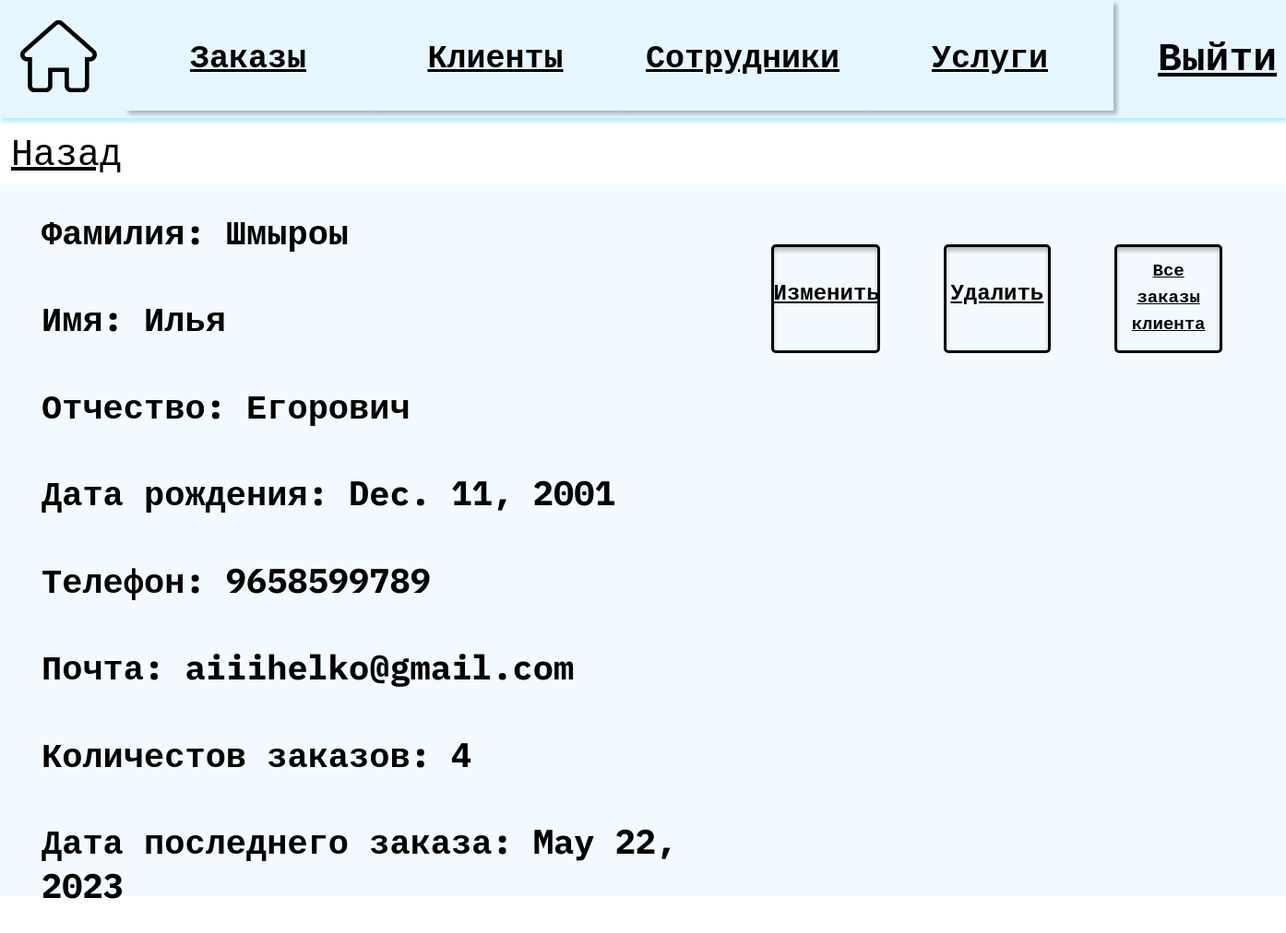
The app's page /Users/1/ with its own data.
### main/models.py (models this page shows, shortened)
class Users(models.Model):
    id = models.AutoField(primary_key=True)
    surname = models.CharField (max_length=35,blank=False,verbose_name="Фамилия")
    name = models.CharField (max_length=35, blank=False,verbose_name="Имя")
    name2 = models.CharField (max_length=35,verbose_name="Отчетсво")
    birthday = models.DateField(blank=False,verbose_name="Дата рождения")
    phone = models.CharField(max_length=11, blank=False,verbose_name="Телефон")
    email = models.EmailField(max_length=35, blank=False)
    orders_col = models.IntegerField(default = 0)
    last_order_date = models.DateField(default=date.today,verbose_name="Дата последнего заказа")

### main/views.py (the view)
# urls.py: path('Users/<int:id>/', views.Users_detail_view),
def Users_detail_view(request, id):
    try:
        data = Users.objects.get(id=id)
    except Users.DoesNotExist:
        raise Http404('Такого клиента не существует')
    return render(request, 'test/detail_view_Usr.html', {'data': data, 'tableName': 'Users'})

### main/templates/test/detail_view_Usr.html
{% extends 'main/base.html' %}
{% block header %}
    <div class="lyout">
        <a href="{% url 'home' %}">
            <img src="../../static/main/img/home.png" alt="домик" class="home_img">
        </a>
        <div class="menu">
            <a href="{% url 'Orders' %}"><button class="buttom_menu">Заказы</button></a>
            <a href="{% url 'Users' %}"><button class="buttom_menu">Клиенты</button></a>
            <a href="{% url 'Employee' %}"><button class="buttom_menu">Сотрудники</button></a>
            <a href="{% url 'Services' %}"><button class="buttom_menu">Услуги</button></a>
        </div>
        <a href="{% url 'logout' %}" class="button_in">Выйти</a>
    </div>
{% endblock %}
{% block content %}
<a class="buttom_back" href='http://127.0.0.1:8000/{{tableName}}'>Назад</a>
<div class="wrapper">
    <div class="info info_users">
        <h3 class="form_label_text" >Фамилия: {{ data.surname }}</h3><br>
        <h3 class="form_label_text" >Имя: {{ data.name}}</h3><br>
        <h3 class="form_label_text" >Отчество: {{ data.name2}}</h3><br>
        <h3 class="form_label_text" >Дата рождения: {{ data.birthday }}</h3><br>
        <h3 class="form_label_text" >Телефон: {{ data.phone }}</h3><br>
        <h3 class="form_label_text" >Почта: {{ data.email }}</h3><br>
        <h3 class="form_label_text" >Количестов заказов: {{data.orders_col}}</h3><br>
        <h3 class="form_label_text" >Дата последнего заказа: {{data.last_order_date}}</h3><br>
    </div>
    <a class="button_sab button_item" href='http://127.0.0.1:8000/update{{tableName}}/{{data.id}}'>Изменить</a>
    <a class="button_sab button_item" href='http://127.0.0.1:8000/delete{{tableName}}/{{data.id}}'>Удалить</a>
    <a class="button_sab button_item fz_text" href='http://127.0.0.1:8000/OrdersAllByUser/{{data.id}}'>Все заказы клиента</a>
</div>
{% endblock %}

### main/static/main/css/style.css (style rules this page uses)
* { position: relative; margin: 0; padding: 0; display: block; box-sizing: border-box; color: black; font-family: 'IBM Plex Mono', monospace; }

### main/static/main/css/header.css (style rules this page uses)
.lyout { position: relative; z-index: 1; display: flex; flex-direction: row; height: max-content; width: 100%; background: #E6F6FF; box-shadow: 1px 4px 4px #B3EDFF; }
.home_img { margin: 22px 30px 16px 22px; width: 83px; height: 78px; }
.menu { width: 100%; display: flex; flex-direction: row; justify-content: space-between; }
.buttom_menu { width: 268px; height: 120px; background: #E5F6FF; border: none; box-shadow: 4px 4px 4px rgba(0, 0, 0, 0.25); font-size: 35px; font-weight: 600; }
.button_in { margin: 32px 49px 39px 48px; text-decoration: line; font-size: 43px; font-weight: 600; }

### main/static/main/css/emp/createEmployee.css (style rules this page uses)
.buttom_back { height: 48px; width: 118px; margin: 12px; font-size: 40px; font-weight: 400; line-height: 48px; letter-spacing: 0em; text-align: left; }
.wrapper { padding-left: 20px; height: 772px; width: 100%; display: flex; margin: 70px, 0; background-color: #F2FAFF; }
.info { padding-left: 20px; width: 60%; }
.button_sab { width: 118px; height: 118px; margin: 65px 69px 629px 0; border: solid 3px black; border-radius: 5px; background-color: #F2FAFF; box-shadow: inset 0px 4px 4px rgba(0, 0, 0, 0.25); }

### main/static/main/css/emp/detail_view_Emp.css (style rules this page uses)
.form_label_text { margin: 26.5px 0 0 0; font-size: 37px; font-weight: 700; line-height: 48px; letter-spacing: 0em; text-align: left; }
.button_item { padding-top: 24px; text-align: center; font-size: 24px; font-weight: 700; line-height: 48px; letter-spacing: 0em; }

### main/static/main/css/client/detail_view_Usr.css (style rules this page uses)
.info_users { padding-left: 25px; }

### main/static/main/css/orders/detail_view_Ord.css (style rules this page uses)
.fz_text { font-size: 19px; line-height: 29px; padding-top: 10px; }

### records on screen
Users: surname "Шмыроы", name "Илья", name2 "Егорович", birthday "Dec. 11, 2001", phone "9658599789", email "aiiihelko@gmail.com", orders_col "4", last_order_date "May 22, 2023"
